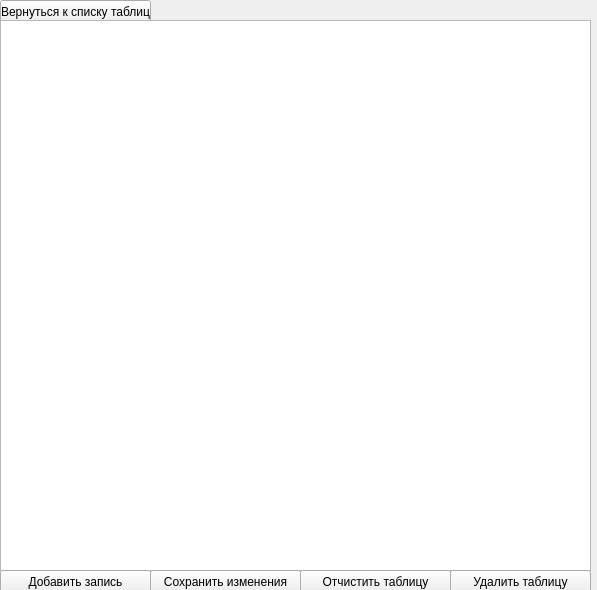
<?xml version="1.0" encoding="UTF-8"?>
<ui version="4.0">
 <class>Form</class>
 <widget class="QWidget" name="Form">
  <property name="geometry">
   <rect>
    <x>0</x>
    <y>0</y>
    <width>597</width>
    <height>590</height>
   </rect>
  </property>
  <property name="windowTitle">
   <string>Form</string>
  </property>
  <widget class="QPushButton" name="returnButton">
   <property name="geometry">
    <rect>
     <x>0</x>
     <y>0</y>
     <width>151</width>
     <height>23</height>
    </rect>
   </property>
   <property name="text">
    <string>Вернуться к списку таблиц</string>
   </property>
  </widget>
  <widget class="QTableWidget" name="tableWidget">
   <property name="geometry">
    <rect>
     <x>0</x>
     <y>20</y>
     <width>591</width>
     <height>551</height>
    </rect>
   </property>
  </widget>
  <widget class="QPushButton" name="saveBtn">
   <property name="geometry">
    <rect>
     <x>150</x>
     <y>570</y>
     <width>151</width>
     <height>23</height>
    </rect>
   </property>
   <property name="text">
    <string>Сохранить изменения</string>
   </property>
  </widget>
  <widget class="QPushButton" name="dropBtn">
   <property name="geometry">
    <rect>
     <x>450</x>
     <y>570</y>
     <width>141</width>
     <height>23</height>
    </rect>
   </property>
   <property name="text">
    <string>Удалить таблицу</string>
   </property>
  </widget>
  <widget class="QPushButton" name="deleteBtn">
   <property name="geometry">
    <rect>
     <x>300</x>
     <y>570</y>
     <width>151</width>
     <height>23</height>
    </rect>
   </property>
   <property name="text">
    <string>Отчистить таблицу</string>
   </property>
  </widget>
  <widget class="QPushButton" name="addBtn">
   <property name="geometry">
    <rect>
     <x>0</x>
     <y>570</y>
     <width>151</width>
     <height>23</height>
    </rect>
   </property>
   <property name="text">
    <string>Добавить запись</string>
   </property>
  </widget>
 </widget>
 <resources/>
 <connections/>
</ui>
